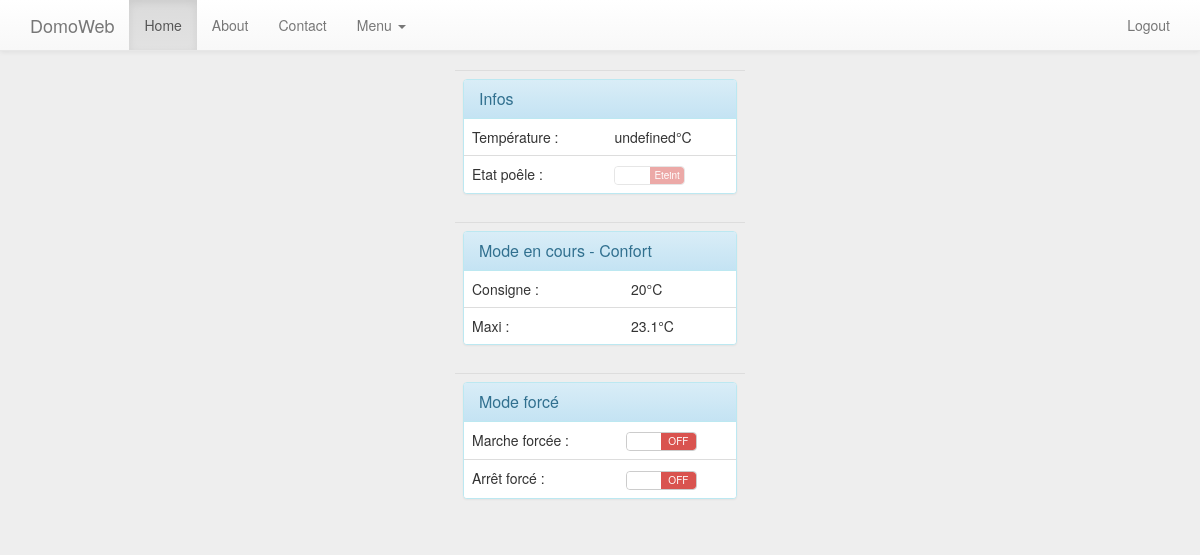
Page /view/recapPoeleView.php (signed in) on the committed database.
### tables this page shows
CREATE TABLE "mode" ("id" INTEGER PRIMARY KEY  AUTOINCREMENT  NOT NULL  UNIQUE , "libelle" VARCHAR, "cons" FLOAT, "max" FLOAT);

### config/config.php (called while the page is built, shortened)
<?php
	$externalCommandTemp = '/home/pi/scripts/capteurs/tmp102/tmp102.py';
	$externalCommandMcz = 'sudo python /home/pi/scripts/domocore/com/nestof/domocore/main.py  >> /home/pi/syno/domocore.log 2>&1';
?>

### service/ExternalService.php (called while the page is built, shortened)
<?php
include_once $_SERVER ['DOCUMENT_ROOT'] . '/config/config.php';
class ExternalService {
	function __construct($externalCommandTemp, $externalCommandMcz) {
		$this->externalCommandTemp = $externalCommandTemp;
	}
	function getCurrentTemp() {
		$command = escapeshellcmd($this->externalCommandTemp);
		$output = shell_exec($command);
		if (!isset($output)){
			$output = 'undefined';
		}
		return $output;
	}
}
?>

### service/DataService.php (called while the page is built, shortened)
<?php
include_once $_SERVER ['DOCUMENT_ROOT'] . '/dao/ModeDAO.php';
include_once $_SERVER ['DOCUMENT_ROOT'] . '/dao/PeriodeDAO.php';
class DataService {
	private $periodeDao;
	private $modeDao;
	function __construct($connexion) {
		$this->periodeDao = new PeriodeDAO ( $connexion );
		$this->modeDao = new ModeDAO ( $connexion );
	}
	function getCurrentPeriode() {
		$response = array (
				'result' => 'success'
		);
		try {
			return $this->periodeDao->getCurrent ();
		} catch ( PDOException $e ) {
			$response ['result'] = 'error';
			$errorsMsgs = array ();
			$errorsMsgs ["exception"] = $e->getMessage ();
			$errors = array (
					'errorsMsgs' => $errorsMsgs
			);
			$response ['errors'] = $errors;
		}
	}
	function getModeById($modeId) {
		$response = array (
				'result' => 'success'
		);
		try {
			return $this->modeDao->getModeById ( $modeId );
		} catch ( PDOException $e ) {
			$response ['result'] = 'error';
			$errorsMsgs = array ();
			$errorsMsgs ["exception"] = $e->getMessage ();
			$errors = array (
					'errorsMsgs' => $errorsMsgs
			);
			$response ['errors'] = $errors;
		}
	}
}
?>

### dao/GenericDAO.php (called while the page is built, shortened)
<?php
class GenericDAO {
	function __construct($connexion){
		$this->connexion=$connexion;
	}
}
?>

### dao/PeriodeDAO.php (called while the page is built, shortened)
<?php
include_once $_SERVER ['DOCUMENT_ROOT'] . '/dao/GenericDAO.php';
include_once $_SERVER ['DOCUMENT_ROOT'] . '/bo/Periode.php';
class PeriodeDAO extends GenericDAO {
	function getCurrent() {
		$periode = null;
		$queryString = "select * from (";
		$queryString .= " SELECT * FROM periode p where ";
		$queryString .= " ((p.dateDebut <= date('now') and p.dateFin >= date('now'))     and p.heureDebut <= time('now', 'localtime') and p.heureFin > time('now', 'localtime')) ";
		$queryString .= " or ";
		$queryString .= " (p.jour = strftime('%w') and p.heureDebut <= time('now', 'localtime') and p.heureFin > time('now', 'localtime')) ";
		$queryString .= " order by  p.dateDebut desc, p.dateFin asc ";
		$queryString .= " ) limit 1 ";
		$stmt = $this->connexion->prepare ( $queryString );
		$stmt->execute ();
		$stmt->setFetchMode ( PDO::FETCH_OBJ );
		$ligne = $stmt->fetch ();
		if ($ligne) {
			$periode = new Periode ( $ligne->id, $ligne->jour, $ligne->dateDebut, $ligne->dateFin, $ligne->heureDebut, $ligne->heureFin, $ligne->modeId );
		}
		return $periode;
	}
}
?>

### bo/Periode.php (called while the page is built, shortened)
<?php
include_once $_SERVER['DOCUMENT_ROOT'].'/bo/Mode.php';
class Periode
{
	function __construct($id,$jour,$dateDebut,$dateFin,$heureDebut,$heureFin,$modeId) {
		$this->modeId=$modeId;
	}
}
?>

### dao/ModeDAO.php (called while the page is built, shortened)
<?php
include_once $_SERVER ['DOCUMENT_ROOT'] . '/dao/GenericDAO.php';
include_once $_SERVER ['DOCUMENT_ROOT'] . '/bo/Mode.php';
class ModeDAO extends GenericDAO {
	function getModeById($modeId) {
		$queryString = "SELECT * FROM mode m where m.id = :id";
		$stmt = $this->connexion->prepare ( $queryString );
		$stmt->execute ( array (
				'id' => $modeId
		) );
		$stmt->setFetchMode ( PDO::FETCH_OBJ );
		$ligne = $stmt->fetch ();
		if ($ligne) {
			$mode = new Mode ( $ligne->id, $ligne->libelle, $ligne->cons, $ligne->max );
		}
		return $mode;
	}
}
?>

### bo/Mode.php (called while the page is built, shortened)
<?php
class Mode{
	function __construct($id,$libelle,$cons,$max){
		$this->libelle=$libelle;
		$this->cons=$cons;
		$this->max=$max	;
	}
}
?>

### view/recapPoeleView.php (the view, shortened to what this page needs)
<!DOCTYPE html>
<html>
<head>
		<?php include_once $_SERVER ['DOCUMENT_ROOT'] . '/include/header.php'; ?>
</head>
<body>
<?php
include_once $_SERVER ['DOCUMENT_ROOT'] . '/include/navbar.php';
$currentPeriode = $dataService->getCurrentPeriode ();
$currentMode = null;
if ($currentPeriode != null){
	$currentMode = $dataService->getModeById ( $currentPeriode->modeId );
}
?>
<table class="table"  style="margin: auto; max-width: 290px;">
<tbody>
	<tr>
		<td colspan="2">
			<div class="panel panel-info">
				<div class="panel-heading">
					<h3 class="panel-title">Infos</h3>
				</div>
					<table class="table table-hover">
					<tbody>
						<tr>
							<td>Température :</td>
							<td><span id="currentTemp"><?=$externalService->getCurrentTemp()?></span>°C</td>
						</tr>
						<tr>
							<td>Etat poêle :</td>
							<td><input type="checkbox" name="poeleStatusCheckBox"></td>
						</tr>
					</tbody>
					</table>
			</div>
		</td>
	</tr>
	<?php  if ($currentMode != null){ ?>
	<tr>
		<td colspan="2">
			<div class="panel panel-info">
				<div class="panel-heading">
					<h3 class="panel-title">Mode en cours - <?=$currentMode->libelle?></h3>
				</div>
					<table class="table table-hover">
					<tbody>
						<tr>
							<td>Consigne :</td>
							<td><?=$currentMode->cons ?>°C</td>
						</tr>
						<tr>
							<td>Maxi :</td>
							<td><?=$currentMode->max ?>°C</td>
						</tr>
					</tbody>
					</table>
			</div>
		</td>
	</tr>
	<?php }?>
	<tr>
		<td colspan="2">
			<div class="panel panel-info">
				<div class="panel-heading">
					<h3 class="panel-title">Mode forcé</h3>
				</div>
					<table class="table table-hover">
					<tbody>
						<tr id="onForcedLine">
							<td>Marche forcée :</td>
							<td><input type="checkbox" name="onForcedCheckBox"></td>
						</tr>
						<tr id="offForcedLine">
							<td>Arrêt forcé :</td>
							<td><input type="checkbox" name="offForcedCheckBox"></td>
						</tr>
					</tbody>
					</table>
			</div>
		</td>
	</tr>
</tbody>
</table>
</body>
</html>

### css/main.css (style rules this page uses)
body { background-color: #eee; min-height: 2000px; }

### rows in the picture
mode: libelle "Confort", cons "20", max "23.1"

### other values in the picture
$externalService->getCurrentTemp() "undefined"
